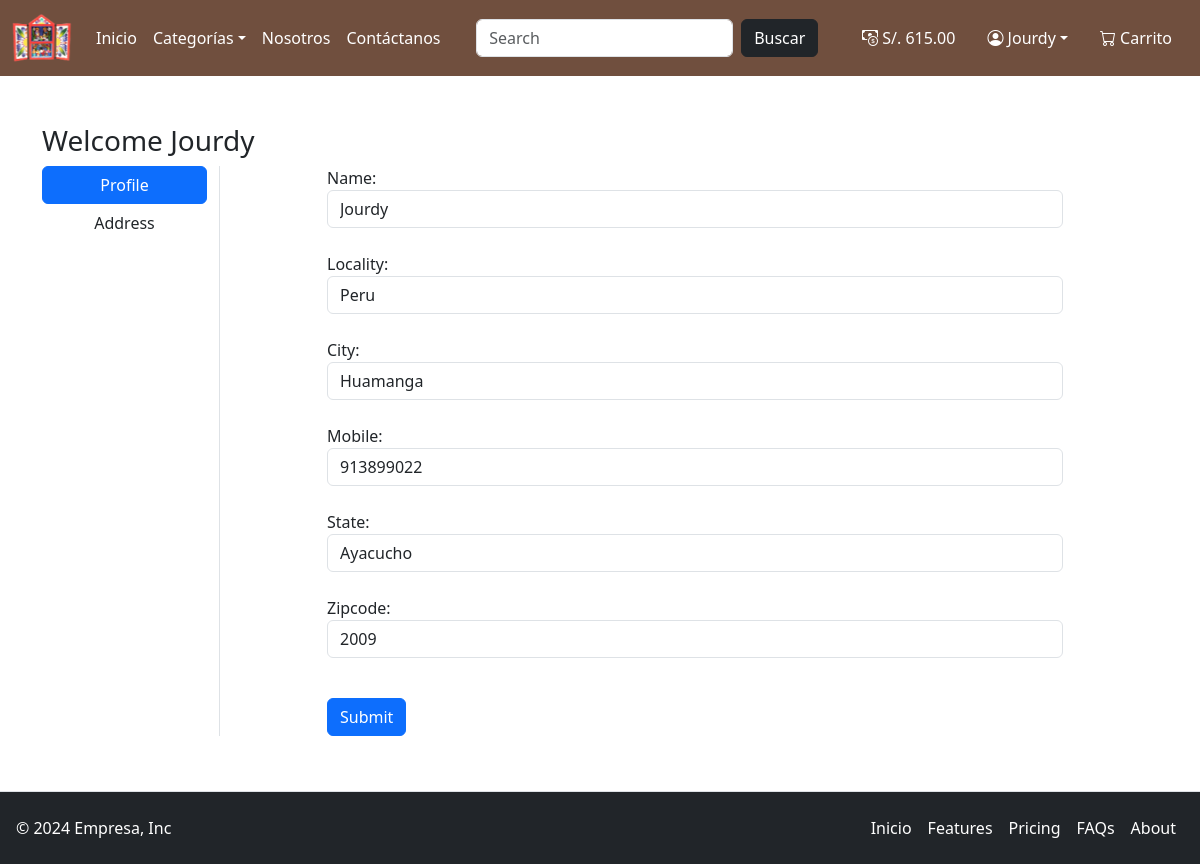
Screenshot of /profile/ (signed in) with the database file from the repository.
### app/models.py (models this page shows, shortened)
class Customer(models.Model):
    user = models.OneToOneField(User, on_delete=models.CASCADE)
    name = models.CharField(max_length=200)
    locality = models.CharField(max_length=200)
    city= models.CharField(max_length=50)
    mobile = models.IntegerField(default=0)
    zipcode = models.IntegerField()
    state = models.CharField(choices=STATE_CHOICES, max_length=100)
    credits = models.DecimalField(max_digits=10, decimal_places=2, default=1000)

### app/views.py (the view, shortened to what this page needs)
# urls.py: path("profile/",views.ProfileView.as_view(), name='profile'),
class ProfileView(View):
    def get(self, request):
        try:
            customer = Customer.objects.get(user=request.user)
            form = CustomerProfileForm(instance=customer)
        except Customer.DoesNotExist:
            form = CustomerProfileForm()
        return render( request, 'app/profile.html', locals())

### app/forms.py
class CustomerProfileForm(forms.ModelForm):
    class Meta:
        model = Customer
        fields = ['name','locality','city','mobile','state','zipcode']
        widgets = {
            'name': forms.TextInput(attrs={'class':'form-control'}),
            'locality': forms.TextInput(attrs={'class':'form-control'}),
            'city': forms.TextInput(attrs={'class':'form-control'}),
            'mobile': forms.NumberInput(attrs={'class':'form-control'}),
            'state': forms.Select(attrs={'class':'form-control'}),
            'zipcode': forms.NumberInput(attrs={'class':'form-control'})
        }

### app/context_processors.py (called while the page is built)
def navBarData(request):
    totalitem=0
    credits=0
    categories = Category.objects.all()
    if request.user.is_authenticated:
        totalitem = Cart.objects.filter(user=request.user).count()
        try:
            credits = Customer.objects.get(user=request.user).credits
        except:
            credits = 0
    return {
        'totalitem':totalitem,
        'categories':categories,
        'credits':credits
        }

### app/models.py (called while the page is built)
    def __str__(self) -> str:
        return self.title

### app/templates/app/profile.html (shortened to what this page needs)
{% extends 'app/base.html' %}
{% load static %}
{% block main-content %}
<div class="container my-5">
    <div class="row">
        <h3>Welcome  <span class="text-capitalize">{{request.user}}</span></h3>
        <div class="col-sm-2 border-end">
            <ul class="list-unstyled">
                <li class="d-grid"><a href="{% url 'profile' %}" class="btn btn-primary">Profile</a></li>
                <li class="d-grid"><a href="{% url 'address' %}" class="btn btn">Address</a></li>
            </ul>
        </div>
        <div class="col-sm-8 offset-sm-1">
            <form action="" method="post" >
                {% for fm in form %}
                    {{fm.label_tag}} {{fm}} <small class="text-danger">{{fm.errors|striptags}}</small><br>
                {% endfor %}
                <div class="col-12 mt-3">
                    <button type="submit" class="btn btn-primary">Submit</button>
                </div>
            </form>
        </div>
    </div>
</div>
{% endblock main-content %}

### app/templates/app/base.html (shortened to what this page needs)
<!DOCTYPE html>
{% load static %}
<html lang="en">
  <head>
    <link href="https://cdn.jsdelivr.net/npm/bootstrap@5.3.3/dist/css/bootstrap.min.css" rel="stylesheet" />
    <link rel="stylesheet" href="https://cdn.jsdelivr.net/npm/bootstrap-icons@1.11.3/font/bootstrap-icons.min.css" />
    <link rel="stylesheet" href="{% static 'app/css/all.min.css' %}" />
    <link rel="stylesheet" href="{% static 'app/css/owl.carousel.min.css' %}" />
    <link rel="stylesheet" href="{% static 'app/css/style.css' %}" />
  </head>
  <body>
    <nav class="bg-main navbar navbar-expand-lg navbar-dark fixed-top">
      <div class="container-fluid">
        <a class="navbar-brand" href="/"><img src="{% static 'app/images/neel.png' %}" alt="" width="60" height="50" /></a>
        <div class="collapse navbar-collapse" id="navbarSupportedContent">
          <ul class="navbar-nav me-auto mb-2 mb-lg-0">
            <li class="nav-item">
              <a class="nav-link active" aria-current="page" href="/">Inicio</a>
            </li>
            <li class="nav-item dropdown">
              <a class="nav-link dropdown-toggle text-white" href="#" role="button" data-bs-toggle="dropdown" aria-expanded="false">Categorías</a>
            </li>
            <li class="nav-item">
              <a class="nav-link text-white" href="{% url 'about' %}">Nosotros</a>
            </li>
            <li class="nav-item">
              <a class="nav-link text-white" href="{% url 'contact' %}">Contáctanos</a>
            </li>
          </ul>
          <form class="d-flex" role="search" action="/search">
            <input class="form-control me-2" type="search" placeholder="Search" name="search" aria-label="Search" />
            <button class="btn btn-dark text-white" type="submit"> Buscar</button>
          </form>
          <ul class="navbar-nav ms-auto mb-2 mb-lg-0 ">
            {% if request.user.is_authenticated %}
            <li class="nav-item mx-2">
              <a href="#" class="nav-link text-white">
                <i class="bi bi-cash-coin"></i>
                S/. {{credits}}
              </a>
            </li>
            <li class="nav-item dropdown mx-2">
              <a class="nav-link dropdown-toggle text-white" href="#" id="profileDropdown" role="button" data-bs-toggle="dropdown" aria-expanded="false"><i class="bi bi-person-circle"></i> {{request.user.username}}</a>
            </li>
            <li class="nav-item mx-2">
              <a href="{% url 'showcart' %}" class="nav-link text-white">
                <i class="bi bi-cart"></i>
                Carrito
                </a>
            </li>
            {% endif %}
          </ul>
        </div>
      </div>
    </nav>
    <div style="height: 4.75rem;"></div>
    {% block main-content %}
    {% endblock main-content %}
    <div style="height: 5rem;"></div>
    <footer class="bg-dark text-white d-flex flex-wrap justify-content-between align-items-center border-top p-3 fixed-bottom">
      <p class="col-md-4 mb-0">© 2024 Empresa, Inc</p>
      <a href="/" class="col-md-4 d-flex align-items-center justify-content-center mb-3 mb-md-0 me-md-auto link-dark text-decoration-none">
        <svg class="bi me-2" width="40" height="32">
          <use xlink:href="#bootstrap"></use>
        </svg>
      </a>
      <ul class="nav col-md-4 justify-content-end">
        <li class="nav-item">
          <a href="#" class="nav-link px-2 text-white">Inicio</a>
        </li>
        <li class="nav-item">
          <a href="#" class="nav-link px-2 text-white">Features</a>
        </li>
        <li class="nav-item">
          <a href="#" class="nav-link px-2 text-white">Pricing</a>
        </li>
        <li class="nav-item">
          <a href="#" class="nav-link px-2 text-white">FAQs</a>
        </li>
        <li class="nav-item">
          <a href="#" class="nav-link px-2 text-white">About</a>
        </li>
      </ul>
    </footer>
  </body>
</html>

### app/static/app/css/style.css (style rules this page uses)
.bg-main { background-color: #704f3e; }

### app/templates/app/base.html (style rules this page uses)
.bg-main { background-color: #704f3e; }

### rows the page displays
Customer: credits "615.00", form "Jourdy" "Peru" "Huamanga" "913899022" "Ayacucho" "2009"

### other values shown
{{ request.user.username }} "Jourdy"
{{ request.user }} "Jourdy"
{{ fm.label_tag }} "Name:" "Locality:" "City:" "Mobile:" "State:" "Zipcode:"
